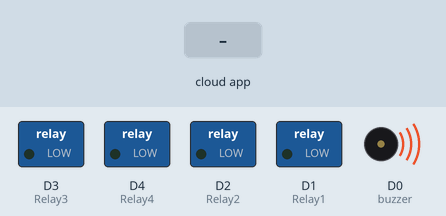
Bench run of a sketch on a simulated ESP8266 (NodeMCU). On the bench: switched loads named in the sketch (green lamp = pin HIGH), buzzer (waves = sounding, pin HIGH). The test bench sets the inputs (shaded band). WiFi joins after 1.5 s; servers stay silent unless stated; no MQTT or app messages arrive unless stated; what the sketch prints to the serial monitor is not drawn.

Above: at 2.7 s.
2.8 s: the phone or cloud app sets relay1 to 1
At 5.2 s:
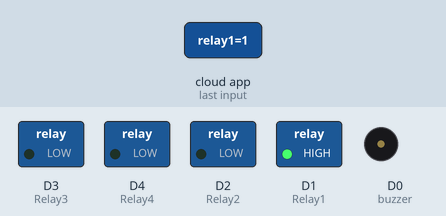
5.8 s: the phone or cloud app sets relay2 to 1
At 6.8 s:
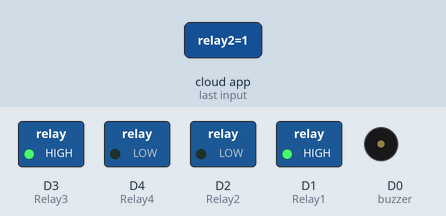
7.3 s: the phone or cloud app sets relay3 to 1
At 8.3 s:
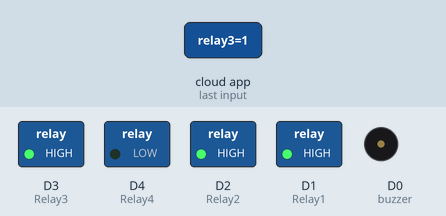
8.8 s: the phone or cloud app sets relay4 to 1
At 9.1 s:
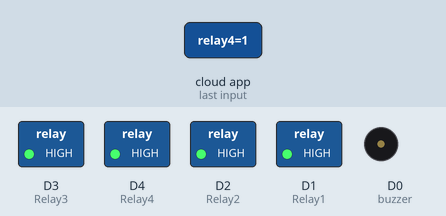
10.3 s: the phone or cloud app sets relay1 to 0
At 10.6 s:
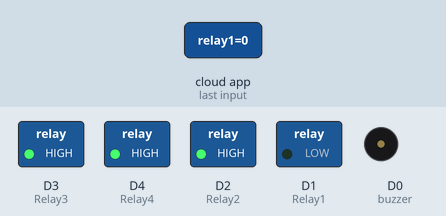
11.8 s: the phone or cloud app sets relay2 to 0
At 12.5 s:
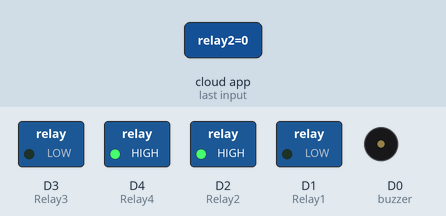
Timing chart, 0 to 14.3 s (numbered marks = the images above; inputs shaded):
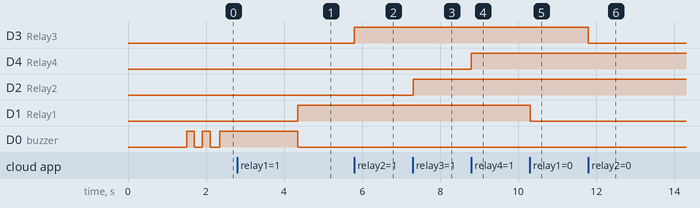

The sketch:

Code.ino
```cpp
//Prateek
//wwww.justdoelectronics.com
//https://www.youtube.com/c/JustDoElectronics/videos

#include <ESP8266WiFi.h>
#include "Adafruit_MQTT.h"
#include "Adafruit_MQTT_Client.h"
#include "DHT.h"

#define Relay1 D1
#define Relay2 D2
#define Relay3 D3
#define Relay4 D4
#define DHTPIN D5
#define buzzer D0

#define WLAN_SSID "justDo"
#define WLAN_PASS "pratik123"

#define AIO_SERVER "io.adafruit.com"
#define AIO_SERVERPORT 1883
#define AIO_USERNAME "justdoelectronics"
#define AIO_KEY "aio_MbRZ81TiDcZaH6BsxlRkVBgIF6hE"


WiFiClient client;
Adafruit_MQTT_Client mqtt(&client, AIO_SERVER, AIO_SERVERPORT, AIO_USERNAME, AIO_KEY);
Adafruit_MQTT_Publish Humidity = Adafruit_MQTT_Publish(&mqtt, AIO_USERNAME "/feeds/humidity");
Adafruit_MQTT_Publish Temperature = Adafruit_MQTT_Publish(&mqtt, AIO_USERNAME "/feeds/temperature");
Adafruit_MQTT_Subscribe Light1 = Adafruit_MQTT_Subscribe(&mqtt, AIO_USERNAME "/feeds/relay1");
Adafruit_MQTT_Subscribe Fan1 = Adafruit_MQTT_Subscribe(&mqtt, AIO_USERNAME "/feeds/relay2");
Adafruit_MQTT_Subscribe Light2 = Adafruit_MQTT_Subscribe(&mqtt, AIO_USERNAME "/feeds/relay3");
Adafruit_MQTT_Subscribe Fan2 = Adafruit_MQTT_Subscribe(&mqtt, AIO_USERNAME "/feeds/relay4");

#define DHTTYPE DHT11
DHT dht(DHTPIN, DHTTYPE);
uint32_t delayMS;

void MQTT_connect();

void setup() {
  Serial.begin(115200);

  pinMode(buzzer, OUTPUT);
  pinMode(Relay1, OUTPUT);
  pinMode(Relay2, OUTPUT);
  pinMode(Relay3, OUTPUT);
  pinMode(Relay4, OUTPUT);

  Serial.println(F("Adafruit MQTT demo"));
  Serial.println();
  Serial.println();
  Serial.print("Connecting to ");
  Serial.println(WLAN_SSID);

  WiFi.begin(WLAN_SSID, WLAN_PASS);
  while (WiFi.status() != WL_CONNECTED) {
    delay(500);
    Serial.print(".");
  }
  Serial.println();

  Serial.println("WiFi connected");
  Serial.println("IP address: ");
  Serial.println(WiFi.localIP());
  dht.begin();
  mqtt.subscribe(&Light1);
  mqtt.subscribe(&Fan1);
  mqtt.subscribe(&Light2);
  mqtt.subscribe(&Fan2);
}

uint32_t x = 0;

void loop() {
  MQTT_connect();
  Adafruit_MQTT_Subscribe *subscription;
  while ((subscription = mqtt.readSubscription(20000))) {
    if (subscription == &Light1) {
      Serial.print(F("Got: "));
      Serial.println((char *)Light1.lastread);
      int Light1_State = atoi((char *)Light1.lastread);
      digitalWrite(Relay1, Light1_State);
    }
    if (subscription == &Light2) {
      Serial.print(F("Got: "));
      Serial.println((char *)Light2.lastread);
      int Light2_State = atoi((char *)Light2.lastread);
      digitalWrite(Relay2, Light2_State);
    }
    if (subscription == &Fan1) {
      Serial.print(F("Got: "));
      Serial.println((char *)Fan1.lastread);
      int Fan1_State = atoi((char *)Fan1.lastread);
      digitalWrite(Relay3, Fan1_State);
    }
    if (subscription == &Fan2) {
      Serial.print(F("Got: "));
      Serial.println((char *)Fan2.lastread);
      int Fan2_State = atoi((char *)Fan2.lastread);
      digitalWrite(Relay4, Fan2_State);
    }
  }
  float h = dht.readHumidity();
  float t = dht.readTemperature();
  float f = dht.readTemperature(true);

  if (isnan(h) || isnan(t) || isnan(f)) {
    Serial.println("Failed to read from DHT sensor!");
    return;
  }
  if (!Humidity.publish(h)) {
    Serial.println(F("Failed"));
  } else {
    Serial.println(F("OK!"));
  }
  if (!Temperature.publish(t)) {
    Serial.println(F("Failed"));
  } else {
    Serial.println(F("OK!"));
  }
}

void MQTT_connect() {
  int8_t ret;

  if (mqtt.connected()) {
    return;
  }

  Serial.print("Connecting to MQTT... ");

  uint8_t retries = 3;
  digitalWrite(buzzer, HIGH);
  delay(200);
  digitalWrite(buzzer, LOW);
  delay(200);
  digitalWrite(buzzer, HIGH);
  delay(200);
  digitalWrite(buzzer, LOW);
  delay(200);
  while ((ret = mqtt.connect()) != 0) {
    Serial.println(mqtt.connectErrorString(ret));
    Serial.println("Retrying MQTT connection in 5 seconds...");
    mqtt.disconnect();
    delay(5000);
    retries--;
    if (retries == 0) {
      while (1)
        ;
    }
  }
  Serial.println("MQTT Connected!");
  digitalWrite(buzzer, HIGH);
  delay(2000);
  digitalWrite(buzzer, LOW);
}
```

Measured:
- after the input at 2.8 s, D1 (Relay1): LOW → HIGH after 1.6 s
- after the input at 5.8 s, D3 (Relay3): LOW → HIGH at once
- after the input at 7.3 s, D2 (Relay2): LOW → HIGH at once
- after the input at 8.8 s, D4 (Relay4): LOW → HIGH at once
- after the input at 10.3 s, D1 (Relay1): HIGH → LOW at once
- after the input at 11.8 s, D3 (Relay3): HIGH → LOW at once
